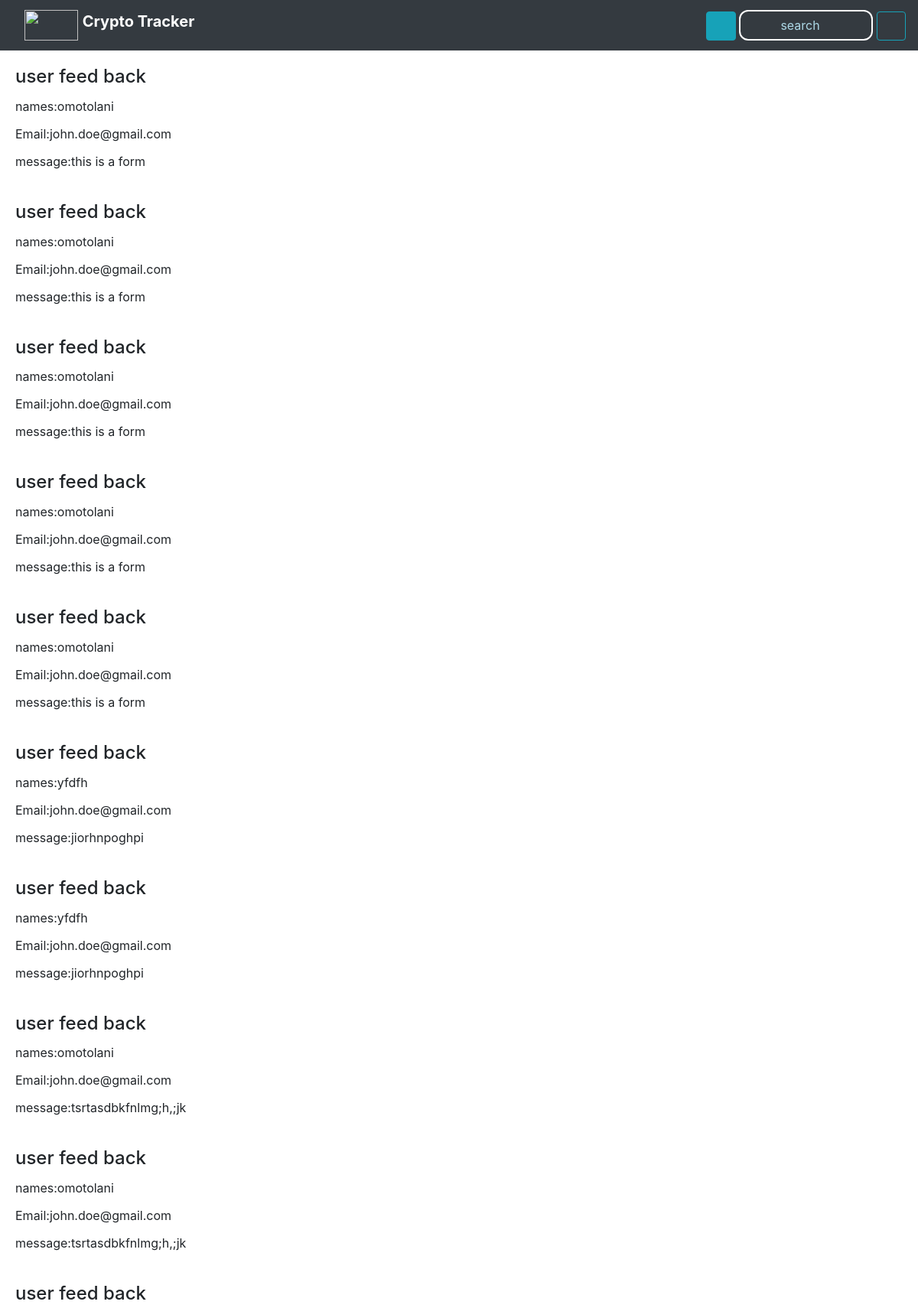
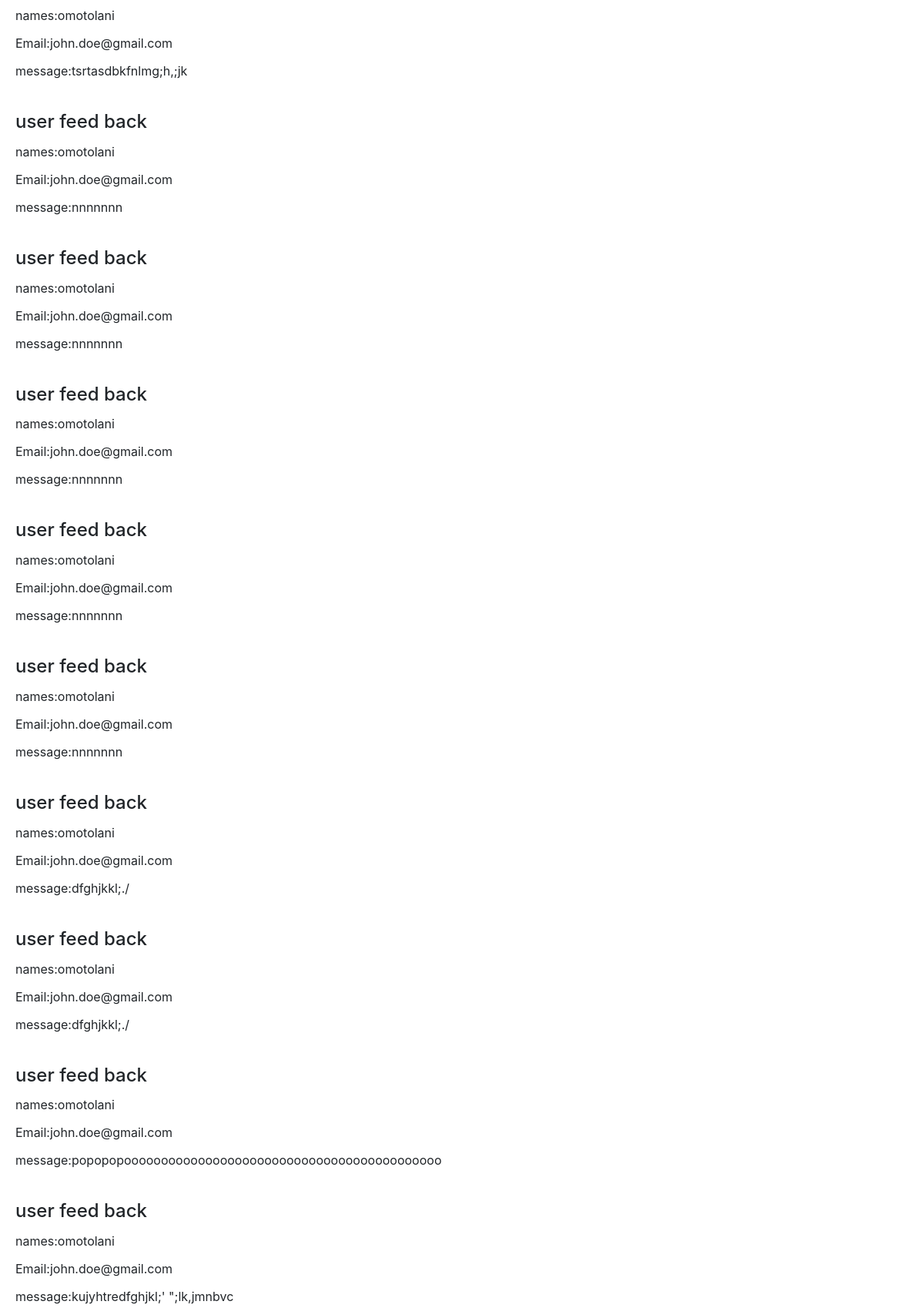
The app's page /userapp/userapp/userfeedbackviews (upper part) with its own data (2 pictures, top to bottom).
### userapp/models.py (models this page shows, shortened)
class Userfeedback(models.Model):
    names=models.CharField("Enter your names", max_length=100)
    email=models.EmailField("Enter your email",max_length=100)
    phone=models.IntegerField("Enter your phone number",max_length=100)
    message=models.TextField("Enter your feedback message")

### userapp/views.py (the view)
# urls.py: path("userapp/userfeedbackviews",UserFeedBackView,name='userfeedbacksviews'),
def UserFeedBackView(request):
    allfeedbacks=Userfeedback.objects.all()
    data={"allusers":allfeedbacks}
    return render(request,"userfeedback.html",data)

### template/userfeedback.html (shortened to what this page needs)
{%extends 'crypto.html'%}
{%load static%}
{%block pagecontent%}
{%for x in allusers %}
    <div class="card-body">
      <h4 class="card-title">user feed back</h4>
      <p class="card-title">names:{{x.names}}</p>
      <p class="card-title">Email:{{x.email}}</p>
      <p class="card-text">message:{{x.message}}</p>
    </div>
{%endfor%}
{%endblock%}

### static/my_css/crypto.css (style rules this page uses)
* { padding: 0; margin: 0; box-sizing: border-box; }

### records on screen
Userfeedback: names "omotolani", email "john.doe@gmail.com", message "this is a form"
Userfeedback: names "omotolani", email "john.doe@gmail.com", message "this is a form"
Userfeedback: names "omotolani", email "john.doe@gmail.com", message "this is a form"
Userfeedback: names "omotolani", email "john.doe@gmail.com", message "this is a form"
Userfeedback: names "omotolani", email "john.doe@gmail.com", message "this is a form"
Userfeedback: names "yfdfh", email "john.doe@gmail.com", message "jiorhnpoghpi"
Userfeedback: names "yfdfh", email "john.doe@gmail.com", message "jiorhnpoghpi"
Userfeedback: names "omotolani", email "john.doe@gmail.com", message "tsrtasdbkfnlmg;h,;jk"
Userfeedback: names "omotolani", email "john.doe@gmail.com", message "tsrtasdbkfnlmg;h,;jk"
Userfeedback: names "omotolani", email "john.doe@gmail.com", message "tsrtasdbkfnlmg;h,;jk"
Userfeedback: names "omotolani", email "john.doe@gmail.com", message "nnnnnnn"
Userfeedback: names "omotolani", email "john.doe@gmail.com", message "nnnnnnn"
Userfeedback: names "omotolani", email "john.doe@gmail.com", message "nnnnnnn"
Userfeedback: names "omotolani", email "john.doe@gmail.com", message "nnnnnnn"
Userfeedback: names "omotolani", email "john.doe@gmail.com", message "nnnnnnn"
Userfeedback: names "omotolani", email "john.doe@gmail.com", message "dfghjkkl;./"
Userfeedback: names "omotolani", email "john.doe@gmail.com", message "dfghjkkl;./"
Userfeedback: names "omotolani", email "john.doe@gmail.com", message "popopopooooooooooooooooooooooooooooooooooooooooooo"
Userfeedback: names "omotolani", email "john.doe@gmail.com", message "kujyhtredfghjkl;' \";lk,jmnbvc"
